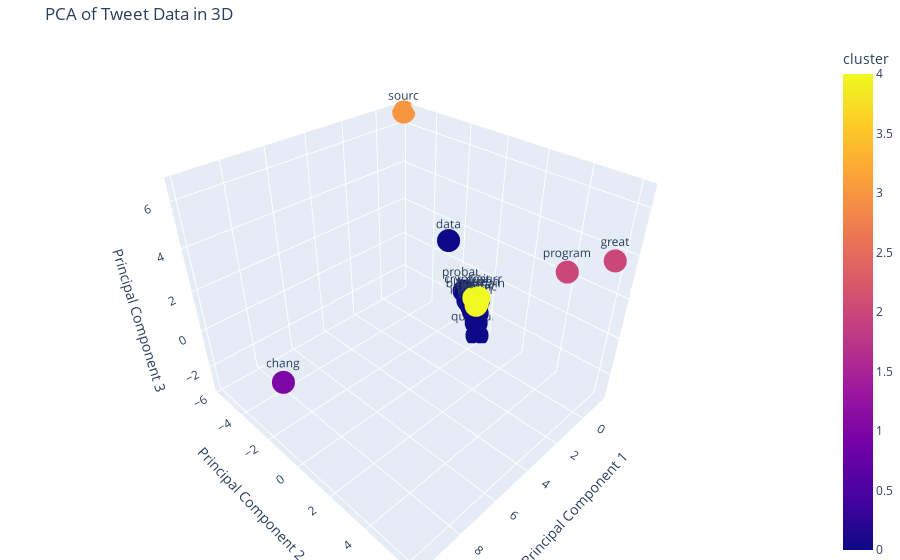

Notebook code cell kept with this figure:
### Code cell
import pandas as pd
import numpy as np
from sklearn.decomposition import PCA
from sklearn.feature_extraction.text import TfidfVectorizer
from sklearn.preprocessing import StandardScaler
from sklearn.cluster import KMeans
import nltk
from nltk.corpus import stopwords
from nltk.stem import PorterStemmer
import string
import plotly.express as px

# Descargar stopwords
nltk.download('stopwords')

# Inicializar el stemmer
stemmer = PorterStemmer()

# Crear base de datos de muestra más grande y diversa
data = {
    'tweet': [
        'I love machine learning and data science!',
        'Python is an awesome programming language',
        'Data visualization is crucial for data analysis',
        'Natural language processing with Python is great',
        'PCA is useful for dimensionality reduction',
        'I enjoy learning new things in AI',
        'Big data and AI are transforming industries',
        'Statistics and probability are important for data science',
        'Deep learning is a subset of machine learning',
        'AI is the future of technology',
        'Blockchain technology is fascinating',
        'Cryptocurrencies are transforming finance',
        'Quantum computing is the next big thing',
        'Self-driving cars are the future of transportation',
        'Climate change is a significant global issue',
        'Renewable energy sources are crucial for sustainability',
        'Healthcare technology is advancing rapidly',
        'Education technology is enhancing learning experiences',
        'Space exploration is expanding our horizons',
        'Cybersecurity is essential in the digital age'
    ]
}

df = pd.DataFrame(data)

# Preprocesamiento de los datos
def preprocess_text(text):
    stop_words = set(stopwords.words('english'))  # Conjunto de stop words en inglés
    text = text.lower()  # Convertir el texto a minúsculas
    text = ''.join([char for char in text if char not in string.punctuation])  # Eliminar la puntuación
    words = text.split()
    words = [word for word in words if word not in stop_words]  # Eliminar stop words
    words = [stemmer.stem(word) for word in words]  # Aplicar stemming
    text = ' '.join(words)
    return text

df['cleaned_tweet'] = df['tweet'].apply(preprocess_text)

# Convertir los textos a vectores TF-IDF y obtener la palabra más representativa
vectorizer = TfidfVectorizer()
X = vectorizer.fit_transform(df['cleaned_tweet']).toarray()

def get_top_word(text, vectorizer):
    tfidf_matrix = vectorizer.transform([text])  # Transformar el texto en una matriz TF-IDF
    feature_array = np.array(vectorizer.get_feature_names_out())  # Obtener los nombres de las características (palabras)
    tfidf_sorting = np.argsort(tfidf_matrix.toarray()).flatten()[::-1]  # Ordenar los puntajes TF-IDF en orden descendente
    top_word = feature_array[tfidf_sorting][0]  # Obtener la palabra con el puntaje más alto
    return top_word

df['top_word'] = df['cleaned_tweet'].apply(lambda x: get_top_word(x, vectorizer))

# Estandarizar los datos
scaler = StandardScaler()
X_scaled = scaler.fit_transform(X)

# Aplicar PCA con tres componentes
pca = PCA(n_components=3)
principal_components = pca.fit_transform(X_scaled)

df_pca = pd.DataFrame(data=principal_components, columns=['PC1', 'PC2', 'PC3'])
df_pca['top_word'] = df['top_word']

# Clustering para asignar colores según la cercanía
kmeans = KMeans(n_clusters=5, random_state=42)
clusters = kmeans.fit_predict(principal_components)
df_pca['cluster'] = clusters

# Visualización interactiva en 3D con plotly
fig = px.scatter_3d(df_pca, x='PC1', y='PC2', z='PC3', color='cluster', text='top_word',
                    title='PCA of Tweet Data in 3D', labels={'PC1': 'Principal Component 1', 'PC2': 'Principal Component 2', 'PC3': 'Principal Component 3'})

fig.update_traces(marker=dict(size=5), selector=dict(mode='markers'))
fig.update_layout(scene=dict(
                    xaxis_title='Principal Component 1',
                    yaxis_title='Principal Component 2',
                    zaxis_title='Principal Component 3'),
                  margin=dict(l=0, r=0, b=0, t=40))

# Guardar el gráfico interactivo en un archivo HTML
fig.write_html("pca_tweet_data.html")

fig.show()

### Figure 1 — Plotly figure (JSON) as saved in the notebook; plotly's stock layout.template omitted (floating-point values rounded to 4 significant figures)
{"data": [{"hovertemplate": "Principal Component 1=%{x}<br>Principal Component 2=%{y}<br>Principal Component 3=%{z}<br>top_word=%{text}<br>cluster=%{marker.color}<extra></extra>", "legendgroup": "", "marker": {"color": [0, 2, 0, 2, 4, 0, 0, 0, 0, 4, 4, 4, 0, 4, 1, 3, 4, 0, 4, 4], "coloraxis": "coloraxis", "symbol": "circle"}, "mode": "markers+text", "name": "", "scene": "scene", "showlegend": false, "text": ["love", "program", "data", "great", "use", "enjoy", "industri", "probabl", "learn", "futur", "blockchain", "cryptocurr", "quantum", "car", "chang", "sourc", "advanc", "educ", "horizon", "digit"], "type": "scatter3d", "x": [-0.8438, -0.38, -0.8948, -0.5132, -0.1486, -0.7103, -0.6757, -0.8649, -0.6649, -0.3255, -0.1751, -0.2096, -0.856, -0.1894, 9.882, -1.371, -0.2342, -0.5276, -0.1486, -0.1486], "y": [-0.8631, 4.379, -2.305, 6.149, 0.313, -0.1544, -0.4861, -1.151, -0.3497, 0.05324, 0.1222, -0.01555, -0.1552, 0.1834, -0.7525, -5.776, 0.1839, -9.776e-05, 0.313, 0.313], "z": [-1.31, 2.91, 1.42, 4.142, -0.24, -2.218, -1.379, -0.9047, -1.59, -0.8735, -0.4432, -0.4302, -3.087, -0.4612, 0.3986, 6.638, -0.6203, -1.472, -0.24, -0.24]}], "layout": {"coloraxis": {"colorbar": {"title": {"text": "cluster"}}, "colorscale": [[0, "#0d0887"], [0.1111, "#46039f"], [0.2222, "#7201a8"], [0.3333, "#9c179e"], [0.4444, "#bd3786"], [0.5556, "#d8576b"], [0.6667, "#ed7953"], [0.7778, "#fb9f3a"], [0.8889, "#fdca26"], [1, "#f0f921"]]}, "legend": {"tracegroupgap": 0}, "margin": {"b": 0, "l": 0, "r": 0, "t": 40}, "scene": {"domain": {"x": [0, 1], "y": [0, 1]}, "xaxis": {"title": {"text": "Principal Component 1"}}, "yaxis": {"title": {"text": "Principal Component 2"}}, "zaxis": {"title": {"text": "Principal Component 3"}}}, "title": {"text": "PCA of Tweet Data in 3D"}}}
